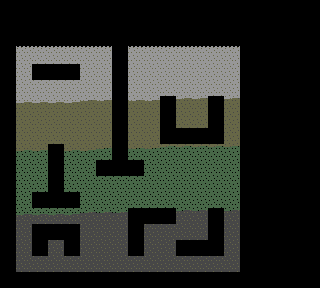

Tiled map render using the project's own tile images. Description and the whole map definition, tile-layer contents included, below:
An orthogonal 20x18 tile map with 16x16 px tiles, 3 tile layers (layer_borders, layer_surface, layer_ground) and 15 objects (5x rock, 4x pooka, 4x fygar, playerRespawn, fruitRespawn).

<map version="1.9" tiledversion="1.9.2" orientation="orthogonal" renderorder="left-up" width="20" height="18" tilewidth="16" tileheight="16" infinite="0" nextlayerid="5" nextobjectid="16">
 <editorsettings>
  <export target="level5.json" format="json" />
 </editorsettings>
 <tileset firstgid="1" source="digDugTileset.tsx" />
 <layer id="1" name="layer_borders" width="20" height="18">
  <data encoding="csv">
49,49,49,49,49,49,49,49,49,49,49,49,49,49,49,49,49,49,49,49,
49,3,3,3,3,3,3,3,3,3,3,3,3,3,3,49,49,49,49,49,
49,0,0,0,0,0,0,0,0,0,0,0,0,0,0,49,49,49,49,49,
49,0,0,0,0,0,0,0,0,0,0,0,0,0,0,49,49,49,49,49,
49,0,0,0,0,0,0,0,0,0,0,0,0,0,0,49,49,49,49,49,
49,0,0,0,0,0,0,0,0,0,0,0,0,0,0,49,49,49,49,49,
49,0,0,0,0,0,0,0,0,0,0,0,0,0,0,49,49,49,49,49,
49,0,0,0,0,0,0,0,0,0,0,0,0,0,0,49,49,49,49,49,
49,0,0,0,0,0,0,0,0,0,0,0,0,0,0,49,49,49,49,49,
49,0,0,0,0,0,0,0,0,0,0,0,0,0,0,49,49,49,49,49,
49,0,0,0,0,0,0,0,0,0,0,0,0,0,0,49,49,49,49,49,
49,0,0,0,0,0,0,0,0,0,0,0,0,0,0,49,49,49,49,49,
49,0,0,0,0,0,0,0,0,0,0,0,0,0,0,49,49,49,49,49,
49,0,0,0,0,0,0,0,0,0,0,0,0,0,0,49,49,49,49,49,
49,0,0,0,0,0,0,0,0,0,0,0,0,0,0,49,49,49,49,49,
49,0,0,0,0,0,0,0,0,0,0,0,0,0,0,49,49,49,49,49,
49,0,0,0,0,0,0,0,0,0,0,0,0,0,0,49,49,49,49,49,
49,49,49,49,49,49,49,49,49,49,49,49,49,49,49,49,49,49,49,49
</data>
 </layer>
 <layer id="3" name="layer_surface" width="20" height="18">
  <data encoding="csv">
0,0,0,0,0,0,0,0,0,0,0,0,0,0,0,0,0,0,0,0,
0,0,0,0,0,0,0,0,0,0,0,0,0,0,0,0,0,0,0,0,
0,5,5,5,5,5,5,0,5,5,5,5,5,5,5,0,0,0,0,0,
0,0,0,0,0,0,0,0,0,0,0,0,0,0,0,0,0,0,0,0,
0,0,0,0,0,0,0,0,0,0,0,0,0,0,0,0,0,0,0,0,
0,0,0,0,0,0,0,0,0,0,0,0,0,0,0,0,0,0,0,0,
0,0,0,0,0,0,0,0,0,0,0,0,0,0,0,0,0,0,0,0,
0,0,0,0,0,0,0,0,0,0,0,0,0,0,0,0,0,0,0,0,
0,0,0,0,0,0,0,0,0,0,0,0,0,0,0,0,0,0,0,0,
0,0,0,0,0,0,0,0,0,0,0,0,0,0,0,0,0,0,0,0,
0,0,0,0,0,0,0,0,0,0,0,0,0,0,0,0,0,0,0,0,
0,0,0,0,0,0,0,0,0,0,0,0,0,0,0,0,0,0,0,0,
0,0,0,0,0,0,0,0,0,0,0,0,0,0,0,0,0,0,0,0,
0,0,0,0,0,0,0,0,0,0,0,0,0,0,0,0,0,0,0,0,
0,0,0,0,0,0,0,0,0,0,0,0,0,0,0,0,0,0,0,0,
0,0,0,0,0,0,0,0,0,0,0,0,0,0,0,0,0,0,0,0,
0,0,0,0,0,0,0,0,0,0,0,0,0,0,0,0,0,0,0,0,
0,0,0,0,0,0,0,0,0,0,0,0,0,0,0,0,0,0,0,0
</data>
 </layer>
 <layer id="2" name="layer_ground" width="20" height="18">
  <data encoding="csv">
0,0,0,0,0,0,0,0,0,0,0,0,0,0,0,0,0,0,0,0,
0,0,0,0,0,0,0,0,0,0,0,0,0,0,0,0,0,0,0,0,
0,0,0,0,0,0,0,0,0,0,0,0,0,0,0,0,0,0,0,0,
0,6,6,6,6,6,6,0,6,6,6,6,6,6,6,0,0,0,0,0,
0,6,0,0,0,6,6,0,6,6,6,6,6,6,6,0,0,0,0,0,
0,6,6,6,6,6,6,0,6,6,6,6,6,6,6,0,0,0,0,0,
0,21,21,21,21,22,22,0,22,22,0,23,23,0,23,0,0,0,0,0,
0,24,24,24,24,24,24,0,24,24,0,24,24,0,24,0,0,0,0,0,
0,24,24,24,24,24,24,0,24,24,0,0,0,0,24,0,0,0,0,0,
0,33,33,0,33,33,34,0,34,34,35,35,35,35,35,0,0,0,0,0,
0,36,36,0,36,36,0,0,0,36,36,36,36,36,36,0,0,0,0,0,
0,36,36,0,36,36,36,36,36,36,36,36,36,36,36,0,0,0,0,0,
0,36,0,0,0,36,36,36,36,36,36,36,36,36,36,0,0,0,0,0,
0,45,45,45,45,46,46,46,0,0,0,47,47,0,47,0,0,0,0,0,
0,48,0,0,0,48,48,48,0,48,48,48,48,0,48,0,0,0,0,0,
0,48,0,48,0,48,48,48,0,48,48,0,0,0,48,0,0,0,0,0,
0,48,48,48,48,48,48,48,48,48,48,48,48,48,48,0,0,0,0,0,
0,0,0,0,0,0,0,0,0,0,0,0,0,0,0,0,0,0,0,0
</data>
 </layer>
 <objectgroup id="4" name="layer_objects">
  <object id="1" name="playerRespawn1" class="playerRespawn" x="122.068" y="171.365">
   <point />
  </object>
  <object id="2" name="fruitRespawn1" class="fruitRespawn" x="117.373" y="172.371">
   <point />
  </object>
  <object id="3" name="rock1" class="rock" x="56.3391" y="93.2278">
   <point />
  </object>
  <object id="4" name="rock2" class="rock" x="55.6684" y="110.331">
   <point />
  </object>
  <object id="5" name="rock3" class="rock" x="166.67" y="75.4541">
   <point />
  </object>
  <object id="6" name="rock4" class="rock" x="215.631" y="76.7955">
   <point />
  </object>
  <object id="7" name="rock5" class="rock" x="200.205" y="187.797">
   <point />
  </object>
  <object id="8" name="pooka2" class="pooka" x="72.1006" y="204.565">
   <point />
  </object>
  <object id="9" name="pooka1" class="pooka" x="39.2361" y="203.894">
   <point />
  </object>
  <object id="10" name="fygar1" class="fygar" x="55.6684" y="236.758">
   <point />
  </object>
  <object id="11" name="fygar2" class="fygar" x="135.817" y="220.997">
   <point />
  </object>
  <object id="12" name="fygar3" class="fygar" x="214.96" y="252.52">
   <point />
  </object>
  <object id="13" name="fygar4" class="fygar" x="55.6684" y="76.4602">
   <point />
  </object>
  <object id="14" name="pooka3" class="pooka" x="167.34" y="124.751">
   <point />
  </object>
  <object id="15" name="pooka4" class="pooka" x="215.966" y="124.415">
   <point />
  </object>
 </objectgroup>
</map>
